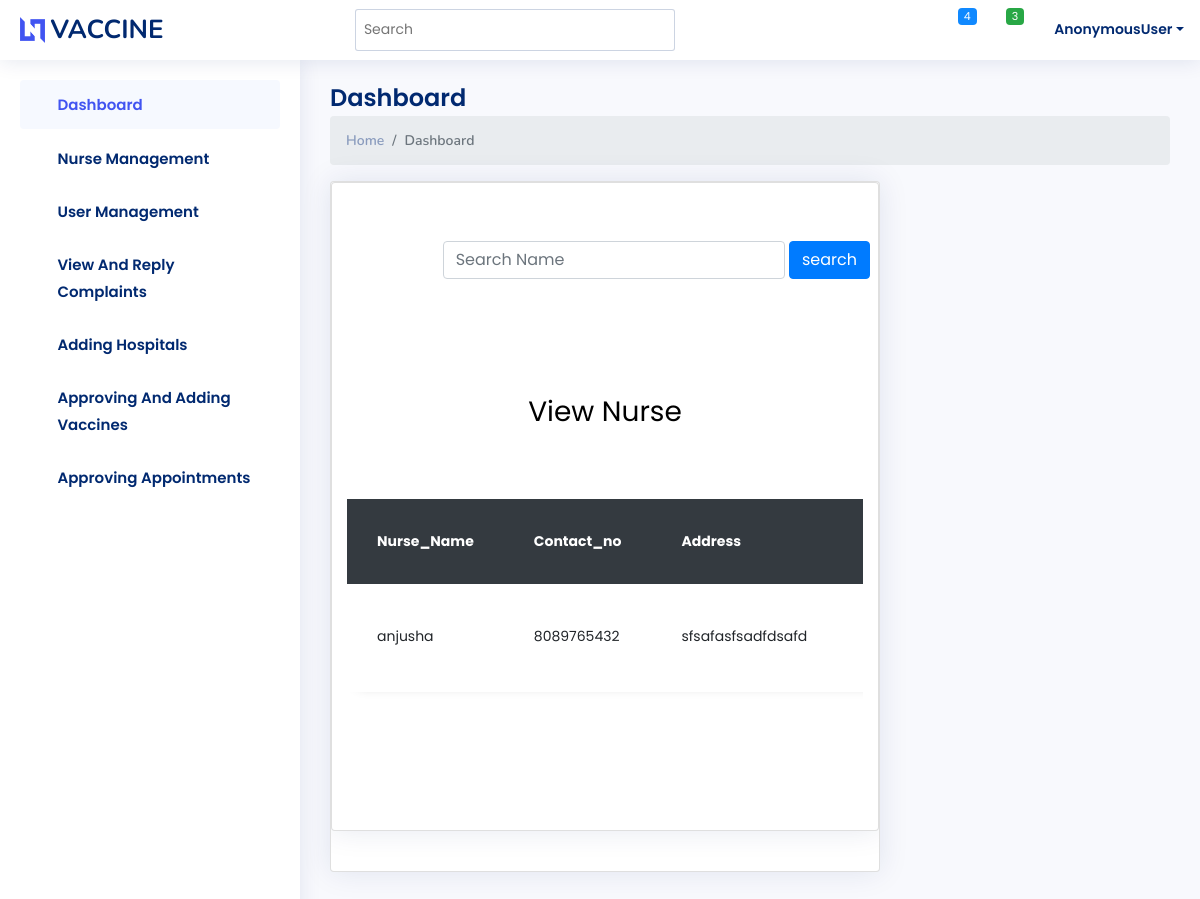
The app's page /viewnurse with its own data.
### proapp/models.py (models this page shows, shortened)
class nurse(models.Model):
    user = models.ForeignKey(Login, on_delete=models.CASCADE,related_name='nurse')
    Nurse_Name = models.CharField(max_length=20)
    Contact_no = models.CharField(max_length=50)
    Address = models.TextField()
    Email = models.EmailField()
    Hospital_name = models.ForeignKey(hospital, on_delete=models.CASCADE)

### proapp/adminviews.py (the view)
def view_nurse(request):
    v = nurse.objects.all()
    nursefilter = NurseFilter(request.GET, queryset=v)
    v = nursefilter.qs
    context = {
        'nurses': v,
        'nursefilter': nursefilter,
    }
    return render(request, 'admin_temp/ViewNurse.html', context)

### proapp/models.py (called while the page is built)
    def __str__(self):
        return self.Hospital_Name

### templates/admin_temp/ViewNurse.html (shortened to what this page needs)
{% extends 'admin_temp/index.html' %}
{% block content %}
{% load static %}
<html lang="en">
  <head>
	<link rel="stylesheet" href="https://stackpath.bootstrapcdn.com/font-awesome/4.7.0/css/font-awesome.min.css">
	<link rel="stylesheet" href="{% static 'assets_table/css/style.css' %}">
	</head>
	<body>
	<div class="card" ><br><br>
<div class="row">
	<div class="col-md-12">
		<form method="get" class="form-inline" style="float:right">
			<div class="md-form my-0">
				{{nursefilter.form}}
				<button class="btn btn-primary mr-2" type="submit">search</button>
			</div>
		</form>
	</div>
</div>
	<section class="ftco-section">
		<div class="container">
			<div class="row justify-content-center">
				<div class="col-md-6 text-center mb-5">
					<h2 class="heading-section">View Nurse</h2>
				</div>
			</div>
			<div class="row">
				<div class="col-md-12">
					<div class="table-wrap">
						<table class="table">
						  <thead class="thead-dark">
						    <tr>
						      <th> Nurse_Name</th>
						      <th>Contact_no</th>
						      <th>Address</th>
						      <th>Email</th>
						    </tr>
						  </thead>
						  <tbody>
						  {% for i in nursefilter.qs %}
						    <tr class="alert" role="alert">
						      <td>{{i.Nurse_Name}}</td>
						      <td>{{i.Contact_no}}</td>
						      <td>{{i.Address}}</td>
								<td>{{i.Email}}</td>
						    </tr>
						  </tbody>
							{% endfor %}
						</table>
					</div>
				</div>
			</div>
		</div>
	</section>
	</div>
	</body>
</html>
{% endblock %}

### static/assets/css/style.css (style rules this page uses)
:root { scroll-behavior: smooth; }
body { font-family: "Open Sans", sans-serif; background: #f6f9ff; color: #444444; }
h1, h2, h3, h4, h5, h6 { font-family: "Nunito", sans-serif; }
.card { margin-bottom: 30px; border: none; border-radius: 5px; box-shadow: 0px 0 30px rgba(1, 41, 112, 0.1); overflow: hidden; }

### records on screen
nurse: Nurse_Name "anjusha", Contact_no "8089765432", Address "sfsafasfsadfdsafd"

### other values on screen
{{ request.user }} "AnonymousUser"
